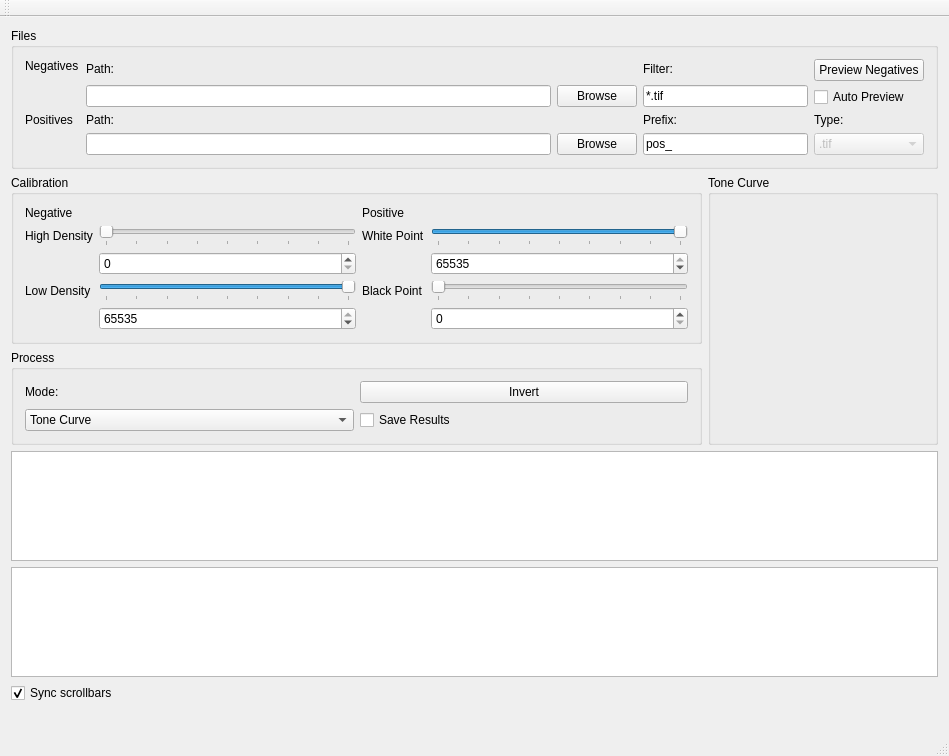
<?xml version="1.0" encoding="UTF-8"?>
<ui version="4.0">
 <class>MainWindow</class>
 <widget class="QMainWindow" name="MainWindow">
  <property name="geometry">
   <rect>
    <x>0</x>
    <y>0</y>
    <width>949</width>
    <height>713</height>
   </rect>
  </property>
  <property name="sizePolicy">
   <sizepolicy hsizetype="Preferred" vsizetype="Preferred">
    <horstretch>0</horstretch>
    <verstretch>0</verstretch>
   </sizepolicy>
  </property>
  <property name="windowTitle">
   <string>NegLab</string>
  </property>
  <widget class="QWidget" name="centralWidget">
   <layout class="QVBoxLayout" name="verticalLayout_9">
    <item>
     <widget class="QGroupBox" name="groupBox">
      <property name="sizePolicy">
       <sizepolicy hsizetype="Preferred" vsizetype="Fixed">
        <horstretch>0</horstretch>
        <verstretch>0</verstretch>
       </sizepolicy>
      </property>
      <property name="title">
       <string>Files</string>
      </property>
      <layout class="QVBoxLayout" name="verticalLayout_8">
       <item>
        <layout class="QGridLayout" name="gridLayout_2" columnstretch="1,10,3,2">
         <item row="0" column="0">
          <widget class="QLabel" name="label">
           <property name="text">
            <string>Negatives</string>
           </property>
           <property name="alignment">
            <set>Qt::AlignLeading|Qt::AlignLeft|Qt::AlignTop</set>
           </property>
          </widget>
         </item>
         <item row="0" column="1">
          <layout class="QVBoxLayout" name="verticalLayout_3">
           <item>
            <widget class="QLabel" name="label_4">
             <property name="text">
              <string>Path:</string>
             </property>
            </widget>
           </item>
           <item>
            <layout class="QHBoxLayout" name="horizontalLayout_2">
             <item>
              <widget class="QLineEdit" name="lineEdit_NegPath"/>
             </item>
             <item>
              <widget class="QPushButton" name="pushButton_BrowseNeg">
               <property name="text">
                <string>Browse</string>
               </property>
              </widget>
             </item>
            </layout>
           </item>
          </layout>
         </item>
         <item row="0" column="2">
          <layout class="QVBoxLayout" name="verticalLayout_5">
           <item>
            <widget class="QLabel" name="label_5">
             <property name="text">
              <string>Filter:</string>
             </property>
            </widget>
           </item>
           <item>
            <widget class="QLineEdit" name="lineEdit_NegFilter">
             <property name="text">
              <string>*.tif</string>
             </property>
            </widget>
           </item>
          </layout>
         </item>
         <item row="0" column="3">
          <layout class="QVBoxLayout" name="verticalLayout_7">
           <item>
            <widget class="QPushButton" name="pushButton_Preview">
             <property name="text">
              <string>Preview Negatives</string>
             </property>
            </widget>
           </item>
           <item>
            <widget class="QCheckBox" name="checkBox_AutoPreview">
             <property name="text">
              <string>Auto Preview</string>
             </property>
            </widget>
           </item>
          </layout>
         </item>
         <item row="1" column="0">
          <widget class="QLabel" name="label_2">
           <property name="text">
            <string>Positives</string>
           </property>
           <property name="alignment">
            <set>Qt::AlignLeading|Qt::AlignLeft|Qt::AlignTop</set>
           </property>
          </widget>
         </item>
         <item row="1" column="1">
          <layout class="QVBoxLayout" name="verticalLayout_2">
           <item>
            <widget class="QLabel" name="label_3">
             <property name="text">
              <string>Path:</string>
             </property>
            </widget>
           </item>
           <item>
            <layout class="QHBoxLayout" name="horizontalLayout_4">
             <item>
              <widget class="QLineEdit" name="lineEdit_PosPath"/>
             </item>
             <item>
              <widget class="QPushButton" name="pushButton_BrowsePos">
               <property name="text">
                <string>Browse</string>
               </property>
              </widget>
             </item>
            </layout>
           </item>
          </layout>
         </item>
         <item row="1" column="2">
          <layout class="QVBoxLayout" name="verticalLayout_4">
           <item>
            <widget class="QLabel" name="label_6">
             <property name="text">
              <string>Prefix:</string>
             </property>
            </widget>
           </item>
           <item>
            <widget class="QLineEdit" name="lineEdit_PosPrefix">
             <property name="text">
              <string>pos_</string>
             </property>
            </widget>
           </item>
          </layout>
         </item>
         <item row="1" column="3">
          <layout class="QVBoxLayout" name="verticalLayout_6">
           <item>
            <widget class="QLabel" name="label_7">
             <property name="text">
              <string>Type:</string>
             </property>
            </widget>
           </item>
           <item>
            <widget class="QComboBox" name="comboBox_PosType">
             <property name="enabled">
              <bool>false</bool>
             </property>
             <item>
              <property name="text">
               <string>.tif</string>
              </property>
             </item>
             <item>
              <property name="text">
               <string>.bmp</string>
              </property>
             </item>
             <item>
              <property name="text">
               <string>.png</string>
              </property>
             </item>
             <item>
              <property name="text">
               <string>.jpg</string>
              </property>
             </item>
            </widget>
           </item>
          </layout>
         </item>
        </layout>
       </item>
      </layout>
     </widget>
    </item>
    <item>
     <layout class="QGridLayout" name="gridLayout" rowstretch="1,1" columnstretch="3,1">
      <item row="0" column="0">
       <widget class="QGroupBox" name="groupBox_Calibration">
        <property name="enabled">
         <bool>true</bool>
        </property>
        <property name="title">
         <string>Calibration</string>
        </property>
        <layout class="QGridLayout" name="gridLayout_4">
         <item row="0" column="0">
          <layout class="QGridLayout" name="gridLayout_Calibration">
           <item row="1" column="3">
            <widget class="QSlider" name="horizontalSlider_PosWhiteVal">
             <property name="maximum">
              <number>65535</number>
             </property>
             <property name="singleStep">
              <number>256</number>
             </property>
             <property name="pageStep">
              <number>8192</number>
             </property>
             <property name="value">
              <number>65535</number>
             </property>
             <property name="orientation">
              <enum>Qt::Horizontal</enum>
             </property>
             <property name="tickPosition">
              <enum>QSlider::TicksBelow</enum>
             </property>
             <property name="tickInterval">
              <number>8192</number>
             </property>
            </widget>
           </item>
           <item row="1" column="1">
            <widget class="QSlider" name="horizontalSlider_NegHdVal">
             <property name="maximum">
              <number>65535</number>
             </property>
             <property name="singleStep">
              <number>256</number>
             </property>
             <property name="pageStep">
              <number>8192</number>
             </property>
             <property name="orientation">
              <enum>Qt::Horizontal</enum>
             </property>
             <property name="tickPosition">
              <enum>QSlider::TicksBelow</enum>
             </property>
             <property name="tickInterval">
              <number>8192</number>
             </property>
            </widget>
           </item>
           <item row="1" column="0">
            <widget class="QLabel" name="label_NegHdVal">
             <property name="text">
              <string>High Density</string>
             </property>
            </widget>
           </item>
           <item row="1" column="2">
            <widget class="QLabel" name="label_PosWhiteVal">
             <property name="text">
              <string>White Point</string>
             </property>
            </widget>
           </item>
           <item row="4" column="1">
            <widget class="QSpinBox" name="spinBox_NegLdVal">
             <property name="maximum">
              <number>65535</number>
             </property>
             <property name="singleStep">
              <number>100</number>
             </property>
             <property name="value">
              <number>65535</number>
             </property>
            </widget>
           </item>
           <item row="2" column="3">
            <widget class="QSpinBox" name="spinBox_PosWhiteVal">
             <property name="maximum">
              <number>65535</number>
             </property>
             <property name="singleStep">
              <number>256</number>
             </property>
             <property name="value">
              <number>65535</number>
             </property>
            </widget>
           </item>
           <item row="4" column="3">
            <widget class="QSpinBox" name="spinBox_PosBlackVal">
             <property name="maximum">
              <number>65535</number>
             </property>
             <property name="singleStep">
              <number>256</number>
             </property>
            </widget>
           </item>
           <item row="2" column="1">
            <widget class="QSpinBox" name="spinBox_NegHdVal">
             <property name="buttonSymbols">
              <enum>QAbstractSpinBox::UpDownArrows</enum>
             </property>
             <property name="maximum">
              <number>65535</number>
             </property>
             <property name="singleStep">
              <number>256</number>
             </property>
            </widget>
           </item>
           <item row="0" column="0">
            <widget class="QLabel" name="label_9">
             <property name="text">
              <string>Negative</string>
             </property>
            </widget>
           </item>
           <item row="0" column="2">
            <widget class="QLabel" name="label_10">
             <property name="text">
              <string>Positive</string>
             </property>
            </widget>
           </item>
           <item row="3" column="1">
            <widget class="QSlider" name="horizontalSlider_NegLdVal">
             <property name="maximum">
              <number>65535</number>
             </property>
             <property name="singleStep">
              <number>256</number>
             </property>
             <property name="pageStep">
              <number>8192</number>
             </property>
             <property name="value">
              <number>65535</number>
             </property>
             <property name="orientation">
              <enum>Qt::Horizontal</enum>
             </property>
             <property name="tickPosition">
              <enum>QSlider::TicksBelow</enum>
             </property>
             <property name="tickInterval">
              <number>8192</number>
             </property>
            </widget>
           </item>
           <item row="3" column="0">
            <widget class="QLabel" name="label_NegLdVal">
             <property name="text">
              <string>Low Density</string>
             </property>
            </widget>
           </item>
           <item row="3" column="3">
            <widget class="QSlider" name="horizontalSlider_PosBlackVal">
             <property name="maximum">
              <number>65535</number>
             </property>
             <property name="singleStep">
              <number>256</number>
             </property>
             <property name="pageStep">
              <number>8192</number>
             </property>
             <property name="orientation">
              <enum>Qt::Horizontal</enum>
             </property>
             <property name="tickPosition">
              <enum>QSlider::TicksBelow</enum>
             </property>
             <property name="tickInterval">
              <number>8192</number>
             </property>
            </widget>
           </item>
           <item row="3" column="2">
            <widget class="QLabel" name="label_PosBlackVal">
             <property name="text">
              <string>Black Point</string>
             </property>
            </widget>
           </item>
          </layout>
         </item>
        </layout>
       </widget>
      </item>
      <item row="1" column="0">
       <widget class="QGroupBox" name="groupBox_Process">
        <property name="title">
         <string>Process</string>
        </property>
        <layout class="QHBoxLayout" name="horizontalLayout_8">
         <item>
          <layout class="QGridLayout" name="gridLayout_3" columnstretch="0,0">
           <item row="1" column="0">
            <widget class="QComboBox" name="comboBox_Mode">
             <item>
              <property name="text">
               <string>Tone Curve</string>
              </property>
             </item>
             <item>
              <property name="text">
               <string>Bitwise Not</string>
              </property>
             </item>
            </widget>
           </item>
           <item row="0" column="0">
            <widget class="QLabel" name="label_8">
             <property name="text">
              <string>Mode:</string>
             </property>
            </widget>
           </item>
           <item row="0" column="1">
            <widget class="QPushButton" name="pushButton_Invert">
             <property name="text">
              <string>Invert</string>
             </property>
            </widget>
           </item>
           <item row="1" column="1">
            <widget class="QCheckBox" name="checkBox">
             <property name="text">
              <string>Save Results</string>
             </property>
            </widget>
           </item>
          </layout>
         </item>
        </layout>
       </widget>
      </item>
      <item row="0" column="1" rowspan="2">
       <widget class="QGroupBox" name="groupBox_ToneCurve">
        <property name="enabled">
         <bool>true</bool>
        </property>
        <property name="title">
         <string>Tone Curve</string>
        </property>
        <layout class="QGridLayout" name="gridLayout_8">
         <item row="0" column="0">
          <layout class="QGridLayout" name="gridLayout_7">
           <item row="0" column="0">
            <widget class="QCustomPlot" name="widget_ToneCurve" native="true"/>
           </item>
          </layout>
         </item>
        </layout>
       </widget>
      </item>
     </layout>
    </item>
    <item>
     <widget class="QListWidget" name="listWidget_NegPreview">
      <property name="sizePolicy">
       <sizepolicy hsizetype="Expanding" vsizetype="Fixed">
        <horstretch>0</horstretch>
        <verstretch>0</verstretch>
       </sizepolicy>
      </property>
      <property name="minimumSize">
       <size>
        <width>0</width>
        <height>110</height>
       </size>
      </property>
      <property name="maximumSize">
       <size>
        <width>16777215</width>
        <height>110</height>
       </size>
      </property>
      <property name="autoFillBackground">
       <bool>false</bool>
      </property>
      <property name="lineWidth">
       <number>1</number>
      </property>
      <property name="verticalScrollBarPolicy">
       <enum>Qt::ScrollBarAlwaysOff</enum>
      </property>
      <property name="iconSize">
       <size>
        <width>100</width>
        <height>100</height>
       </size>
      </property>
      <property name="verticalScrollMode">
       <enum>QAbstractItemView::ScrollPerPixel</enum>
      </property>
      <property name="horizontalScrollMode">
       <enum>QAbstractItemView::ScrollPerPixel</enum>
      </property>
      <property name="movement">
       <enum>QListView::Static</enum>
      </property>
      <property name="isWrapping" stdset="0">
       <bool>false</bool>
      </property>
      <property name="resizeMode">
       <enum>QListView::Fixed</enum>
      </property>
      <property name="viewMode">
       <enum>QListView::IconMode</enum>
      </property>
     </widget>
    </item>
    <item>
     <widget class="QListWidget" name="listWidget_PosPreview">
      <property name="sizePolicy">
       <sizepolicy hsizetype="Expanding" vsizetype="Fixed">
        <horstretch>0</horstretch>
        <verstretch>0</verstretch>
       </sizepolicy>
      </property>
      <property name="minimumSize">
       <size>
        <width>0</width>
        <height>110</height>
       </size>
      </property>
      <property name="maximumSize">
       <size>
        <width>16777215</width>
        <height>110</height>
       </size>
      </property>
      <property name="lineWidth">
       <number>1</number>
      </property>
      <property name="verticalScrollBarPolicy">
       <enum>Qt::ScrollBarAlwaysOff</enum>
      </property>
      <property name="iconSize">
       <size>
        <width>100</width>
        <height>100</height>
       </size>
      </property>
      <property name="verticalScrollMode">
       <enum>QAbstractItemView::ScrollPerPixel</enum>
      </property>
      <property name="horizontalScrollMode">
       <enum>QAbstractItemView::ScrollPerPixel</enum>
      </property>
      <property name="movement">
       <enum>QListView::Static</enum>
      </property>
      <property name="isWrapping" stdset="0">
       <bool>false</bool>
      </property>
      <property name="resizeMode">
       <enum>QListView::Fixed</enum>
      </property>
      <property name="viewMode">
       <enum>QListView::IconMode</enum>
      </property>
     </widget>
    </item>
    <item>
     <widget class="QCheckBox" name="checkBox_syncPrevScrollbar">
      <property name="enabled">
       <bool>true</bool>
      </property>
      <property name="text">
       <string>Sync scrollbars</string>
      </property>
      <property name="checked">
       <bool>true</bool>
      </property>
     </widget>
    </item>
    <item>
     <widget class="QLabel" name="label_11">
      <property name="text">
       <string/>
      </property>
     </widget>
    </item>
   </layout>
  </widget>
  <widget class="QMenuBar" name="menuBar">
   <property name="enabled">
    <bool>true</bool>
   </property>
   <property name="geometry">
    <rect>
     <x>0</x>
     <y>0</y>
     <width>949</width>
     <height>21</height>
    </rect>
   </property>
  </widget>
  <widget class="QStatusBar" name="statusBar"/>
  <widget class="QToolBar" name="mainToolBar">
   <property name="enabled">
    <bool>true</bool>
   </property>
   <attribute name="toolBarArea">
    <enum>TopToolBarArea</enum>
   </attribute>
   <attribute name="toolBarBreak">
    <bool>false</bool>
   </attribute>
  </widget>
 </widget>
 <layoutdefault spacing="6" margin="11"/>
 <customwidgets>
  <customwidget>
   <class>QCustomPlot</class>
   <extends>QWidget</extends>
   <header>qcustomplot.h</header>
   <container>1</container>
  </customwidget>
 </customwidgets>
 <resources/>
 <connections/>
</ui>
